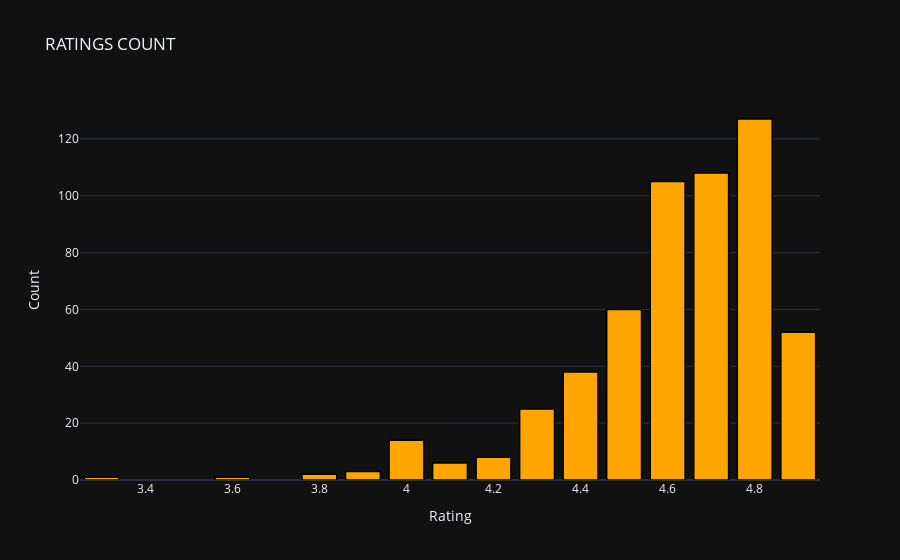
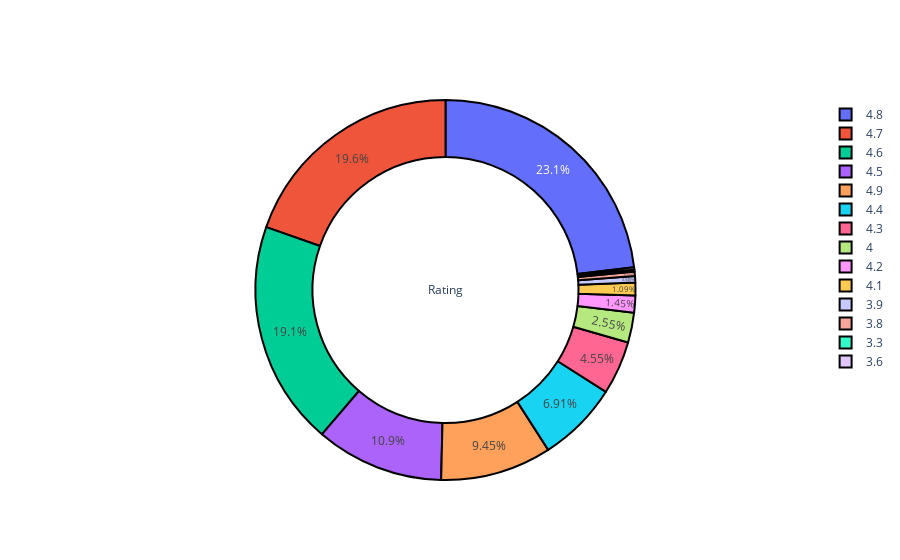

The notebook cell saved with these charts, in order:
### Code cell
#BestSeller rating coutning
temp_df = df['User Rating'].value_counts().reset_index()

# create trace1
trace1 = go.Bar(
                x = temp_df['index'],
                y = temp_df['User Rating'],
                marker = dict(color = 'rgb(255,165,0)',
                              line=dict(color='rgb(0,0,0)',width=1.5)))
layout = go.Layout(template= "plotly_dark",title = 'RATINGS COUNT' , xaxis = dict(title = 'Rating'), yaxis = dict(title = 'Count'))
fig = go.Figure(data = [trace1], layout = layout)
fig.show()

def pie_plot(cnt_srs, title):
    labels=cnt_srs.index
    values=cnt_srs.values
    trace = go.Pie(labels=labels, 
                   values=values, 
                   title=title, 
                   hoverinfo='percent+value', 
                   textinfo='percent',
                   textposition='inside',
                   hole=0.7,
                   showlegend=True,
                   marker=dict(colors=plt.cm.viridis_r(np.linspace(0, 1, 14)),
                               line=dict(color='#000000',
                                         width=2),
                              )
                  )
    return trace
bold("**MOST OF THE RATINGS ARE IN THE RANGE OF 4.6 TO 4.8**")
py.iplot([pie_plot(df['User Rating'].value_counts(), 'Rating')])

### Figure 1 — Plotly figure (JSON) as saved in the notebook; plotly's stock layout.template omitted (floating-point values rounded to 4 significant figures)
{"data": [{"marker": {"color": "rgb(255,165,0)", "line": {"color": "rgb(0,0,0)", "width": 1.5}}, "type": "bar", "x": [4.8, 4.7, 4.6, 4.5, 4.9, 4.4, 4.3, 4, 4.2, 4.1, 3.9, 3.8, 3.3, 3.6], "y": [127, 108, 105, 60, 52, 38, 25, 14, 8, 6, 3, 2, 1, 1]}], "layout": {"title": {"text": "RATINGS COUNT"}, "xaxis": {"title": {"text": "Rating"}}, "yaxis": {"title": {"text": "Count"}}}}

### Figure 2 — Plotly figure (JSON) as saved in the notebook; plotly's stock layout.template omitted (floating-point values rounded to 4 significant figures)
{"data": [{"hole": 0.7, "hoverinfo": "percent+value", "labels": [4.8, 4.7, 4.6, 4.5, 4.9, 4.4, 4.3, 4, 4.2, 4.1, 3.9, 3.8, 3.3, 3.6], "marker": {"colors": [[0.9932, 0.9062, 0.1439, 1], [0.8042, 0.882, 0.115, 1], [0.5958, 0.8487, 0.2433, 1], [0.404, 0.8003, 0.3626, 1], [0.2529, 0.7422, 0.4483, 1], [0.1466, 0.6731, 0.5089, 1], [0.1201, 0.6001, 0.5425, 1], [0.1405, 0.5301, 0.5557, 1], [0.1696, 0.4563, 0.558, 1], [0.2031, 0.3797, 0.5539, 1], [0.2393, 0.3009, 0.5408, 1], [0.2718, 0.2093, 0.5044, 1], [0.2831, 0.1106, 0.4316, 1], [0.267, 0.004874, 0.3294, 1]], "line": {"color": "#000000", "width": 2}}, "showlegend": true, "textinfo": "percent", "textposition": "inside", "title": {"text": "Rating"}, "type": "pie", "values": [127, 108, 105, 60, 52, 38, 25, 14, 8, 6, 3, 2, 1, 1]}], "layout": {}}
